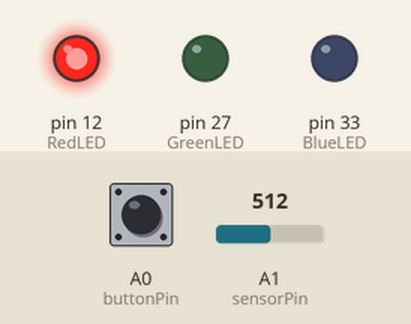
Recording of a sketch running on a simulated Arduino Mega 2560, built with avr-gcc and run on an emulated ATmega2560. On the bench: output pins drawn as LEDs (lit = HIGH). Dashed ring = blinking. The test bench sets the inputs (shaded band); at power-on: A0 (buttonPin) LOW, A1 (sensorPin) = 512. What the sketch prints to the serial monitor is not drawn.

Above: at 1.2 s.
1.3 s: A0 (buttonPin) pulled HIGH for 0.15 s
At 2.5 s:
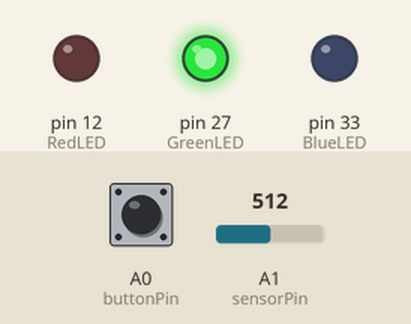
2.9 s: A0 (buttonPin) pulled HIGH for 1 s
At 3.7 s:
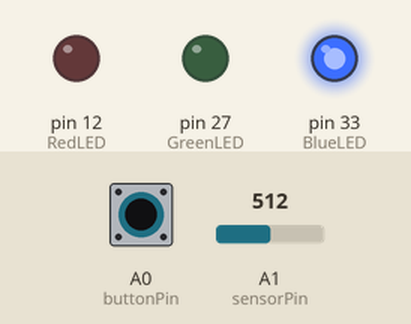
5.4 s: A0 (buttonPin) pulsed HIGH 5 times (0.12 s each, 0.3 s apart)
At 7.2 s:
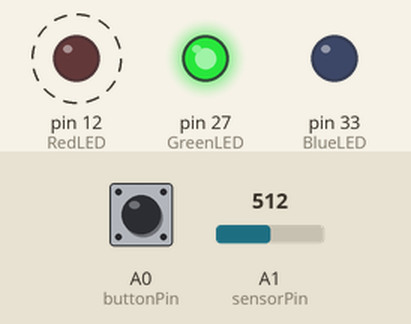
9.9 s: A0 (buttonPin) driven HIGH
At 11.3 s:
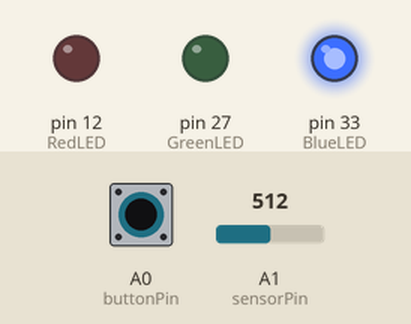
Timing chart, 0 to 12.9 s (numbered marks = the images above; inputs shaded):
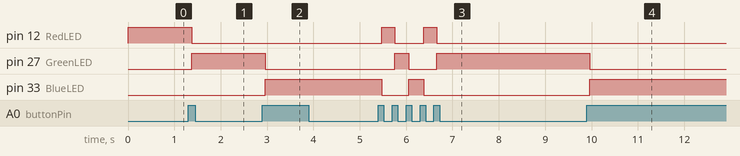

The sketch:

project_2.ino
```cpp
//initialize colors
int RedLED = 12;
int GreenLED = 27;
int BlueLED = 33;

int prevMill = 0;
int interval = 10;


int sensorPin = A1; //sensor
int sensorValue = 0;
int delaytime = 100;
int lastButtonState = 0;
int buttonPin = A0;
int buttonCounter = 0; // counter for the number of button presses
int buttonState = 0;       // current state of the button
int buttonPushCounter = 0;   // previous state of the button

int buttonCheck = 0;

int state =1;
int redState = 1;
int greenState =2;
int blueState =3;


void setup(){

  //initialize the LED pin as outputs
  pinMode(RedLED, OUTPUT);
  pinMode(GreenLED, OUTPUT);
  pinMode(BlueLED, OUTPUT);


  pinMode(buttonPin, INPUT); // initialize the button pin
  pinMode(sensorPin, INPUT); // initialize the sensor pin

  //initialize serial communication at 9600 bits per second:
  Serial.begin(9600);

}

void loop(){


  int sensorValue = analogRead(sensorPin); //read input on analog pin 0

  if (sensorValue<500) {
    buttonCheck = 5;
  }else if (sensorValue>500) {
    buttonCheck = 0;
  }

  buttonState = digitalRead(buttonPin);

  // compare the buttonState to its previous state
  if (buttonState !=lastButtonState) {

    // if the state has changed, increment the counter

    if (buttonState == HIGH) {
     // if the current state is HIGH then the sensor went from off to on:

     if (buttonCheck == 0) {

    buttonPushCounter++;
    Serial.println("on");
    Serial.print("number of button presses: ");
    Serial.println(buttonPushCounter);
    buttonCheck = 1;
     }

   } else {

      Serial.println("off");
      buttonCheck = 0;
    }
    }

  // save the current state as the last state, for next time through the loop
  lastButtonState = buttonState;

    Serial.print("buttonCounter: ");
    Serial.println(buttonCounter);


     if (buttonPushCounter == 0) {


     Red();

    } else if (buttonPushCounter == 1) {

    Green();

    }else if (buttonPushCounter == 2) {

   Blue();

  } else if (buttonPushCounter == 3) {

    buttonPushCounter = 0;

  } else if (buttonPushCounter == 4) {

    Off();
  }
}


 //Red

   void Red(){
       digitalWrite(GreenLED, LOW);
       digitalWrite(BlueLED, LOW);
       digitalWrite(RedLED, HIGH);

   }

//Green

     void Green(){

      digitalWrite(RedLED, LOW);
      digitalWrite(BlueLED, LOW);
      digitalWrite(GreenLED, HIGH);

   }

//Blue

     void Blue(){

      digitalWrite(RedLED, LOW);
      digitalWrite(GreenLED, LOW);
      digitalWrite(BlueLED, HIGH);


   }


   //Off

     void Off(){

      digitalWrite(RedLED, LOW);
      digitalWrite(GreenLED, LOW);
      digitalWrite(BlueLED, LOW);


   }


 //Alternating

//     void Alternating(){
//      int currentMillis = millis();
//
//        if ((currentMillis - prevMill) > interval )
//       {
//        state++;
//
//        if (state == 4) {
//
//          state = 1;
//        }
//       }
//
//       if (state == redState) {
//
//        Red();
//       }
//
//        else if (state == greenState) {
//
//        Green();
//       }
//
//        else if (state == blueState) {
//
//        Blue();
//        }
//
//   }
//
//
//
//
//
//
//
//
```

Measured:
- after the input at 1.3 s, pin 12 (RedLED): HIGH → LOW after 0.07 s; pin 27 (GreenLED): LOW → HIGH after 0.07 s
- after the input at 2.9 s, pin 27 (GreenLED): HIGH → LOW after 0.06 s; pin 33 (BlueLED): LOW → HIGH after 0.06 s
- after the input at 5.4 s, pin 12 (RedLED): alternates HIGH for 0.28 s and LOW for 0.62 s, 4 changes in all, then stays LOW, starting after 0.08 s; pin 27 (GreenLED): LOW → HIGH after 0.36 s, → LOW 0.30 s later, → HIGH 0.60 s later; pin 33 (BlueLED): HIGH → LOW after 0.08 s, → HIGH 0.58 s later, → LOW 0.32 s later
- after the input at 9.9 s, pin 27 (GreenLED): HIGH → LOW after 0.06 s; pin 33 (BlueLED): LOW → HIGH after 0.06 s
